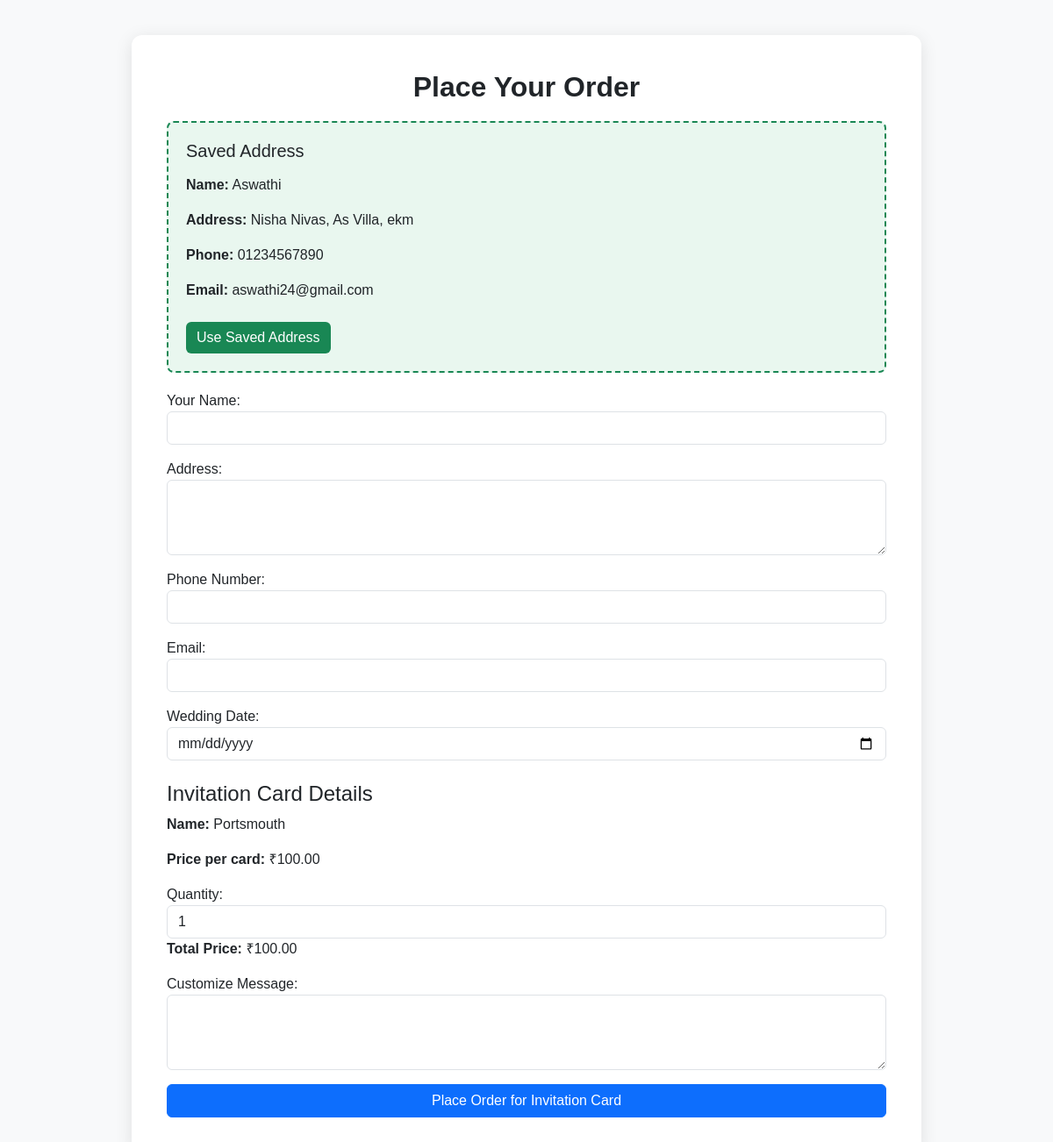
Page /inv-address/3/ (signed in) on the earlier database version.
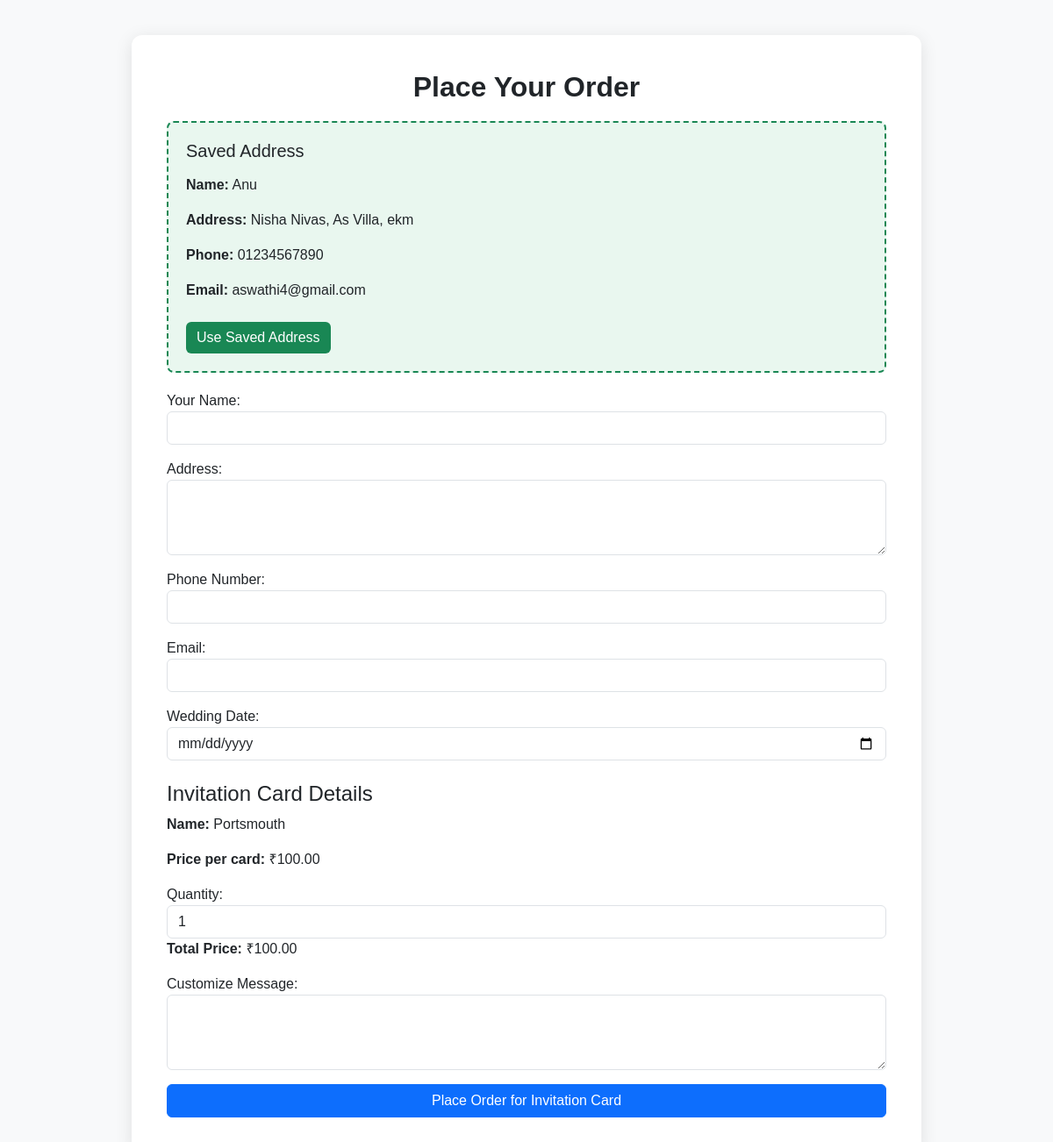
Same page on the later database version.
### app/models.py (models this page shows, shortened)
class Address(models.Model):
    user = models.ForeignKey(User, on_delete=models.CASCADE)
    name = models.CharField(max_length=255)
    address = models.TextField()
    phone_number = models.CharField(max_length=20)
    email = models.EmailField()

### app/views.py (the view, shortened to what this page needs)
# urls.py: path('inv-address/<int:id>/', views.invitation_address_page, name='invitation_address_page'),
def invitation_address_page(req, id):
    card = get_object_or_404(InvitationCard, pk=id)
    user = req.user
    user_address = Address.objects.filter(user=user).order_by('-id').first()
    return render(req, 'user/order.html', {'card': card, 'user_address': user_address})

### templates/user/order.html (shortened to what this page needs)
<!DOCTYPE html>
<html lang="en">
<head>
  <link href="https://cdn.jsdelivr.net/npm/bootstrap@5.3.3/dist/css/bootstrap.min.css" rel="stylesheet">
  <link href="https://unpkg.com/aos@next/dist/aos.css" rel="stylesheet">
</head>
<body>
<div class="container" data-aos="fade-up">
  <h2 class="text-center">Place Your Order</h2>
  {% if user_address %}
  <div id="saved-address-box" class="saved-address-box"
       data-name="{{ user_address.name }}"
       data-address="{{ user_address.address }}"
       data-phone="{{ user_address.phone_number }}"
       data-email="{{ user_address.email }}">
    <h5>Saved Address</h5>
    <p><strong>Name:</strong> {{ user_address.name }}</p>
    <p><strong>Address:</strong> {{ user_address.address }}</p>
    <p><strong>Phone:</strong> {{ user_address.phone_number }}</p>
    <p><strong>Email:</strong> {{ user_address.email }}</p>
    <button type="button" id="use-saved-address-btn" class="btn btn-use-address mt-2">Use Saved Address</button>
  </div>
  {% endif %}
  <form method="POST">
    <div class="mb-3">
      <label for="name">Your Name:</label>
      <input type="text" name="name" id="name" class="form-control" required>
    </div>
    <div class="mb-3">
      <label for="address">Address:</label>
      <textarea name="address" id="address" class="form-control" rows="3" required></textarea>
    </div>
    <div class="mb-3">
      <label for="phone_number">Phone Number:</label>
      <input type="text" name="phone_number" id="phone_number" class="form-control" required>
    </div>
    <div class="mb-3">
      <label for="email">Email:</label>
      <input type="email" name="email" id="email" class="form-control" required>
    </div>
    <div class="mb-3">
      <label for="date">Wedding Date:</label>
      <input type="date" name="date" id="date" class="form-control" required>
    </div>
    {% if card %}
      <div class="mt-4">
        <h4>Invitation Card Details</h4>
        <p><strong>Name:</strong> {{ card.name }}</p>
        <p><strong>Price per card:</strong> ₹{{ card.price|floatformat:2 }}</p>
        <label for="qty_card">Quantity:</label>
        <input type="number" name="qty_card" id="qty_card" class="form-control" value="1" min="1"
               data-price="{{ card.price|floatformat:2 }}" onchange="updateTotalPrice('card')">
        <p><strong>Total Price:</strong> <span id="total_price_card">₹{{ card.price|floatformat:2 }}</span></p>
        <label for="message">Customize Message:</label>
        <textarea name="message" id="message" class="form-control" rows="3"></textarea>
      </div>
    {% endif %}
    <button type="submit" class="btn btn-primary mt-3 w-100">
      {% if card %} Place Order for Invitation Card
      {% elif des %} Book Destination Wedding
      {% elif items %} Confirm Item Purchase
      {% else %} Confirm Order
      {% endif %}
    </button>
  </form>
</div>
</body>
</html>

Differences in the rows shown:
changed Address "Nisha Nivas, As Villa, ekm": name "Aswathi" → "Anu"; email "aswathi24@gmail.com" → "aswathi4@gmail.com"
